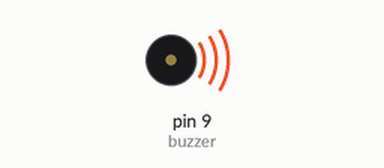
Simulated run of this sketch. Board: Arduino Uno, built with avr-gcc and run on an emulated ATmega328P. On the bench: buzzer (waves = sounding).

Above: at 0.2 s.
At 6.5 s:
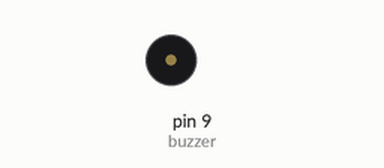
Timing chart, 0 to 8.1 s (numbered marks = the images above):
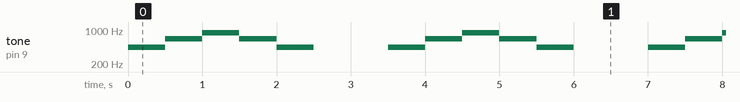

Measured:
- by itself, tone on pin 9 (buzzer): repeats every 3.5 s: 660 Hz 0.50 s, 880 Hz 0.50 s, 660 Hz 0.50 s, 440 Hz 0.50 s, silent 1.0 s, 440 Hz 0.50 s

The sketch:

task_1.2.1.ino
```cpp
#define buzzer 9

void setup() {
  pinMode(buzzer, OUTPUT);

}

void loop() {
  tone(buzzer, 440); delay(500);
  tone(buzzer, 660); delay(500);
  tone(buzzer, 880); delay(500);
  tone(buzzer, 660); delay(500);
  tone(buzzer, 440); delay(500);
  noTone(buzzer);
  delay(1000);

}
```
